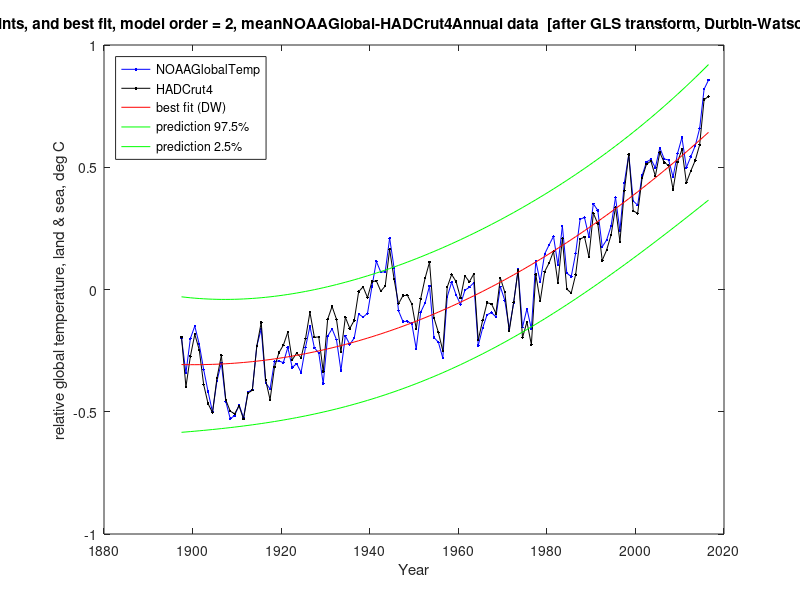

This chart was generated by the following MATLAB code:
%%%%%%%%%%%%%%%%%%%%%%%%%%%%%%%%%%%%%%%%%%%%%%%%%%%%%%%%%%%%%%%%%%%%%%%%%%%%%%%%%%%%%%%%%%
% This program reads monthly global temperature anomaly data, then does OLS and GLS for  %
% linear (modelOrder=1: y = b0 + b1.t), quadratic (modelOrder=2: y = b0 + b1.t + b2.t^2) %
% and higher order polynomial trends, with 95% prediction intervals.                     %
% This code is for Matlab or Octave (no special libraries required).                     %
%%%%%%%%%%%%%%%%%%%%%%%%%%%%%%%%%%%%%%%%%%%%%%%%%%%%%%%%%%%%%%%%%%%%%%%%%%%%%%%%%%%%%%%%%%

usingOctave=false;

annualMeans=true;  % take annual means, otherwise monthly

modelOrder=2;      % regression model order (max 9 with this code, but 6 is max for inv(X'X) with Cape Grim data)

plotACF=false;     % plot autocorrelation function of OLS residuals?

plotBestFit=3;     % plot best fit with CI of mean response and PI: 0=no, 1=OLS, 2=ACF, 3=DW, 4=ML, 5=TADW, 6=DW-TADW extrapolated

predictYears=0;    % extend plotting (whole number of years)


% first 3 columns of both datasets are year, month, anomaly (K)

% NOAAGlobalTemp .asc file of the same name but '   ' replaced with ',' to make it csv
TempAnomData1=csvread('aravg.mon.land_ocean.90S.90N.v4.0.1.201704.csv');

% HADCrut4 .txt file of the same name but '   ' and '/' replaced with ',' to make it csv
TempAnomData2=csvread('HadCRUT.4.5.0.0.monthly_ns_avg.csv');

dataName='meanNOAAGlobal-HADCrut4';

[n1,~]=size(TempAnomData1);
[n2,~]=size(TempAnomData2);

%%%%%%%%%%%%%%%%%%%%%
% Assemble the data %
%%%%%%%%%%%%%%%%%%%%%
% synchronise the two datasets
m1=0;
m2=0;
tYear1=TempAnomData1(m1+1,1)+(TempAnomData1(m1+1,2)-0.5)/12;
tYear2=TempAnomData2(m2+1,1)+(TempAnomData2(m2+1,2)-0.5)/12;
while tYear1>tYear2
    m2=m2+1;
    tYear2=TempAnomData2(m2+1,1)+(TempAnomData2(m2+1,2)-0.5)/12;
end
while tYear2>tYear1
    m1=m1+1;
    tYear1=TempAnomData1(m1+1,1)+(TempAnomData1(m1+1,2)-0.5)/12;
end
if n1-m1>n2-m2
    n=n2-m2;
else
    n=n1-m1;
end
    t=0;
    x=0;
    y1=0;
    y2=0;
    m=0;
    for i=1:n
        tYear1=TempAnomData1(i+m1,1)+(TempAnomData1(i+m1,2)-0.5)/12;
        tYear2=TempAnomData2(i+m2,1)+(TempAnomData2(i+m2,2)-0.5)/12;
        if abs(tYear1-tYear2)>0.001
            disp(['Time mismatch at ',num2str(tYear1),', ',num2str(tYear2)]);
            if usingOctave
                fflush(stdout);
            end
        end
        tYear=(tYear1+tYear2)/2;
        % analyse the 120 years 1897-2016
        if tYear>1897 && tYear<2017
            if annualMeans
                if TempAnomData1(i+m1,2)==1
                    m=m+1;
                    t(m)=TempAnomData1(i+m1,1)+0.5;
                    x(m,1)=1;
                    if modelOrder>0
                        x(m,2)=t(m);
                    end
                    y1(m,1)=TempAnomData1(i+m1,3)/12;
                    y2(m,1)=TempAnomData2(i+m2,3)/12;
                else
                    y1(m,1)=y1(m,1)+TempAnomData1(i+m1,3)/12;
                    y2(m,1)=y2(m,1)+TempAnomData2(i+m2,3)/12;
                end
            else
                predictYears=0; % prediction not implemented for monthly
                m=m+1;
                t(m)=tYear;
                x(m,1)=1;
                if modelOrder>0
                    x(m,2)=t(m);
                end
                y1(m,1)=TempAnomData1(i+m1,3);
                y2(m,1)=TempAnomData2(i+m2,3);
            end
        end
    end
    % adjust each dataset for zero mean y
    meanY1=mean(y1);
    meanY2=mean(y2);
    y1=y1-meanY1;
    y2=y2-meanY2;
    y=(y1+y2)/2;
    % adjust to zero mean time over the period analysed
    [n,~]=size(x);
    means=mean(x);
    meanT=means(2);
    if modelOrder>0
        for i=1:n
            x(i,2)=x(i,2)-meanT;
            if modelOrder>1
                for j=2:modelOrder
                    x(i,j+1)=x(i,2)^j;
                end
            end
        end
    end

[n,k1]=size(x); % k1 = k + 1 = no. of variables + intercept
k=k1-1;

disp('=========================================================================');
if annualMeans
    disp([dataName,' Annual Mean of Monthly Temperature Anomaly Data ',num2str(floor(t(1))),'-',num2str(floor(t(n)))]);
    dataName=[dataName,'Annual'];
else
    disp([dataName,' Monthly Temperature Anomaly Data ',num2str(floor(t(1))),'-',num2str(floor(t(n)))]);
    dataName=[dataName,'Monthly'];
end
disp('=========================================================================');

% expanded t() and x() for prediction
tp=t;
xp=x;
if predictYears>0
    for i=n+1:n+predictYears
        tp(i)=tp(i-1)+1;
        xp(i,1)=1;
        if modelOrder>0
            xp(i,2)=tp(i)-meanT;
            for j=2:modelOrder
                xp(i,j+1)=xp(i,2)^j;
            end
        end
    end
end
 
% A for SSRFD = z'A.z (see Durbin-Watson II 1951)
A=2*eye(n);
A(1,1)=1;
A(n,n)=1;
for i=2:n
    A(i-1,i)=-1;
    A(i,i-1)=-1;
end

% calculate dx = Xi - Xmean, for plotting prediction interval
meanX=mean(x);
meanX(1,1)=0; % except dx(intercept) = 1
dx=meanX*0;
for i=1:n
    dx(i,:)=x(i,:)-meanX;
end
dxp=dx;
if predictYears>0
    for i=n+1:n+predictYears
        dxp(i,:)=xp(i,:)-meanX;
    end
end


%%%%%%%%%%%%%%%%%%%%%%%%%%%%%%%%%%%%%
% OLS calculation by matrix algebra %
%%%%%%%%%%%%%%%%%%%%%%%%%%%%%%%%%%%%%
varName(1,:)='(Intercept)';
if modelOrder>0
    varName(2,:)='year - mean';
end
if modelOrder>1
    for j=2:modelOrder
        varName(j+1,:)=['(yr-mean)^',num2str(j)];
    end
end
disp('OLS calculation by matrix algebra:');
invXdX=inv(transpose(x)*x);
betaOLS=invXdX*transpose(x)*y;
residuals=y-x*betaOLS;

SSR=transpose(residuals)*residuals;
residStdErrOLS=sqrt(transpose(residuals)*residuals/(n-k1));
stdErrorOLS=0;
tValue=0;
for m=1:k1
    stdErrorOLS(m,1)=residStdErrOLS*sqrt(invXdX(m,m));
    tValue(m,1)=betaOLS(m,1)/stdErrorOLS(m,1);
end
disp('                 Estimate     Std. Error    t value    Pr(>|t|)');
for m=1:k1
    fprintf('%s  %12.6f  %12.6f  %9.3f  %12.6f\n',varName(m,:),betaOLS(m,1),stdErrorOLS(m,1),tValue(m,1),2*(1-tcdf(abs(tValue(m,1)),n-k-1)));
end
rmsError=sqrt((transpose(residuals)*residuals)/n);
disp(['Residual standard error: ',num2str(residStdErrOLS),' on ',num2str(n-k-1),' Deg.Fr.  RMS error: ',num2str(rmsError)]);




%%%%%%%%%%%%%%%%%%%%%%%%%%%%%%%%%%%%%%%%%%%%%%%%%%%%%%
% Calculate and plot sample autocorrelation function %
%%%%%%%%%%%%%%%%%%%%%%%%%%%%%%%%%%%%%%%%%%%%%%%%%%%%%%
% sample autocorrelation function (provided in MatLab but not Octave)
Ymean=mean(residuals);
R=0;
Rall=0;
Lag=0;
zeroLine=0;
CIu=0;
CIl=0;
denom=0;
for i=1:n
    denom=denom+(residuals(i)-Ymean)^2;
end
RkSS=0;
for ka=0:n-1 %20
    numer=0;
    for na=1:n-ka
        numer=numer+(residuals(na)-Ymean)*(residuals(na+ka)-Ymean);
    end
    Rall(ka+1,1)=numer/denom;
    if ka<21
        R(ka+1,1)=numer/denom;
        Lag(ka+1)=ka;
        zeroLine(ka+1)=0;
        CIu(ka+1)=1.96/sqrt(n);
        CIl(ka+1)=-1.96/sqrt(n);
    end
    if ka>0
        RkSS=RkSS+Rall(ka+1,1)^2;
    end
end
if plotACF
    plot(Lag,R,'.-b',Lag,zeroLine,'-g',Lag,CIu,'-r',Lag,CIl,'-r');
    axis([0 20 -0.4 1]);
    xlabel('Lag');
    ylabel('Sample Autocorrelation');
    grid('on');
    title(['Cape Grim CO_2 annual data, ACF of order ',num2str(modelOrder),' model residuals']);
    csvwrite([dataName,'Order',num2str(modelOrder),'polynomialOLStrendACF.csv'],R);
end

SSR=transpose(residuals)*residuals;
SSRFD=0;
for i=2:n
    SSRFD=SSRFD+(residuals(i)-residuals(i-1))^2;
end
d=SSRFD/SSR;

% work out confidence limits of d
p=trace(A)-trace(transpose(x)*A*x*invXdX);
Ed=p/(n-k-1); % mean of d (exact)
q=trace(A*A)-2*trace(transpose(x)*A*A*x*invXdX)+trace((transpose(x)*A*x*invXdX)^2);
Vd=2*(q-p*Ed)/((n-k-1)*(n-k+1)); % variance of d (exact)
% approximate distribution of d by a beta disbn with same mean & variance (Durbin-Watson II 1951, III 1971)
ab=Ed*(4-Ed)/Vd-1;
a=ab*Ed/4;
b=ab-a;
d025=4*betainv(0.025,a,b);
d975=4*betainv(0.975,a,b);

if d<d025 || d>d975
    disp(['OLS residual Durbin-Watson: ',num2str(d),' [correl. error or bad model: Pr(>|d-',num2str(Ed,3),'|): ',num2str(1-2*abs(betacdf(d/4,a,b)-0.5)),']']);
else
    disp(['OLS residual Durbin-Watson: ',num2str(d),' [good: Pr(>|d-',num2str(Ed,3),'|): ',num2str(1-2*abs(betacdf(d/4,a,b)-0.5)),']']);

    bestFitUnEq=xp*betaOLS;
    tValue1=tinv(0.975,n-k-1);
    tValue2=tinv(1-0.025*(1-2*abs(betacdf(d/4,a,b)-0.5)),n-k-1);
    % predInt is prediction interval based on regression coeff std errors
    predInt=0;
    for i=1:n+predictYears
        predInt(i,1)=residStdErrOLS^2;
        for m=1:k1
            predInt(i,1)=predInt(i,1)+(stdErrorOLS(m,1)*dxp(i,m))^2;
        end
        predInt(i,1)=tValue1*sqrt(predInt(i,1));
    end
    if predictYears>0
        disp(['prediction for ',num2str(tp(n+predictYears)),': ',num2str(bestFitUnEq(n+predictYears,1)),' deg; 95% prediction interval: ',num2str(bestFitUnEq(n+predictYears,1)-predInt(n+predictYears,1)),', ',num2str(bestFitUnEq(n+predictYears,1)+predInt(n+predictYears,1))]);
    end

    if plotBestFit==1
        outsideIP=0;
        for i=1:n/2
            if y1(i,1)>bestFitUnEq(i,1)+predInt(i,1) || y1(i,1)<bestFitUnEq(i,1)-predInt(i,1)
                outsideIP=outsideIP+1;
            end
            if y2(i,1)>bestFitUnEq(i,1)+predInt(i,1) || y2(i,1)<bestFitUnEq(i,1)-predInt(i,1)
                outsideIP=outsideIP+1;
            end
        end
        plot(t,y1,'b.-',t,y2,'k.-','b.-',tp,bestFitUnEq,'r-',tp,bestFitUnEq+predInt,'g-',tp,bestFitUnEq-predInt,'g-');
        legend('NOAAGlobalTemp','HADCrut4','best fit (OLS)','prediction 97.5%','prediction 2.5%','Location','northwest');
        %title([num2str(n),' measured data points, and best fit, model order = ',num2str(modelOrder),', ',dataName,' data  [OLS residuals, Durbin-Watson: ',num2str(d),', good: Pr(>|d-',num2str(Ed,3),'|): ',num2str(1-2*abs(betacdf(d/4,a,b)-0.5)),']']);
        title([num2str(n),' measured data points, and best fit, model order = ',num2str(modelOrder),', ',dataName,' data  [OLS residuals, Durbin-Watson: ',num2str(d),', [',num2str(100*outsideIP/n),'% ouside IP]']);
        xlabel('Year');
        ylabel('relative global temperature, land & sea, deg C');
        % output to csv
        CSVoutput=0;
        for i=1:n+predictYears
            CSVoutput(i,1)=tp(i);                         % year AD
            if i>n
                CSVoutput(i,2)=NaN;
                CSVoutput(i,3)=NaN;
            else
                CSVoutput(i,2)=y1(i,1);                    % observed data
                CSVoutput(i,3)=y2(i,1);
            end
            CSVoutput(i,4)=bestFitUnEq(i,1);               % predicted value
            CSVoutput(i,5)=bestFitUnEq(i,1)+predInt(i,1); % upper prediction interval
            CSVoutput(i,6)=bestFitUnEq(i,1)-predInt(i,1); % lower prediction interval
        end
        csvwrite([dataName,'Order',num2str(modelOrder),'polynomialTrendOLS.csv'],CSVoutput);
    end

end

rho=R(2,1); % for GLS

disp('-------------------------------------------------------------------------');

if usingOctave
    fflush(stdout);
end

%%%%%%%%%%%%%%%%%%%%%%%%%%%%%%%%%%%%%%%%%%%%
% Sb scaling (similar Bartlett 1935 method %
%%%%%%%%%%%%%%%%%%%%%%%%%%%%%%%%%%%%%%%%%%%%
scaling=sqrt((1+rho)/(1-rho));
disp(['Regression coeff std errors scaled by sqrt[(1+r1)/(1-r1)] = ',num2str(scaling)]);
stdErrorScaled=0;
tValue=0;
for m=1:k1
    stdErrorScaled(m,1)=scaling*residStdErrOLS*sqrt(invXdX(m,m));
    tValue(m,1)=betaOLS(m,1)/stdErrorScaled(m,1);
end
disp('                 Estimate     Std. Error    t value    Pr(>|t|)');
for m=1:k1
    fprintf('%s  %12.6f  %12.6f  %9.3f  %12.6f\n',varName(m,:),betaOLS(m,1),stdErrorScaled(m,1),tValue(m,1),2*(1-tcdf(abs(tValue(m,1)),n-k-1)));
end
disp(['Residual standard error: ',num2str(residStdErrOLS),' on ',num2str(n-k-1),' Deg.Fr.  RMS error: ',num2str(rmsError)]);
disp('No transformed model Durbin-Watson test available as this method uses OLS');

disp('-------------------------------------------------------------------------');


%%%%%%%%%%%%%%%%%%%%%%%%%%%%%%%%%%%%%
% GLS calculation by matrix algebra %
%%%%%%%%%%%%%%%%%%%%%%%%%%%%%%%%%%%%%
disp(['GLS using ACF lag 1 for AR1 rho = ',num2str(rho),' (lag 2, 3: ',num2str(R(3,1)),', ',num2str(R(4,1)),')']);

% Conventional GLS for AR1 process, but calculate Sinv directly:
% initialise Sinv with diagonal elements = (1+rho^2)/(1-rho^2)
Sinv=eye(n)*(1+rho*rho)/(1-rho*rho);
% change the two corner elements to 1/(1-rho^2)
Sinv(1,1)=1/(1-rho*rho);
Sinv(n,n)=1/(1-rho*rho);
% now fill in the super and sub diagonal elements as -rho/(1-rho^2)
for i=1:n-1
    Sinv(i,i+1)=-rho/(1-rho*rho);
    Sinv(i+1,i)=-rho/(1-rho*rho);
end
% Note that with the above formulation of Sinv, all diagonal elements of inv(Sinv) = 1.

invXdSiX=inv(transpose(x)*Sinv*x);
betaGLSacf=invXdSiX*transpose(x)*Sinv*y;
residualsGLS=y-x*betaGLSacf;
residStdErrACF=sqrt(transpose(residualsGLS)*Sinv*residualsGLS/(n-k1));
stdErrorACF=0;
tValue=0;
for m=1:k1
    stdErrorACF(m,1)=residStdErrACF*sqrt(invXdSiX(m,m));
    tValue(m,1)=betaGLSacf(m,1)/stdErrorACF(m,1);
end
disp('                 Estimate     Std. Error    t value    Pr(>|t|)');
for m=1:k1
    fprintf('%s  %12.6f  %12.6f  %9.3f  %12.6f\n',varName(m,:),betaGLSacf(m,1),stdErrorACF(m,1),tValue(m,1),2*(1-tcdf(abs(tValue(m,1)),n-k-1)));
end
rmsError=sqrt((transpose(residualsGLS)*residualsGLS)/n);
disp(['Residual standard error: ',num2str(residStdErrACF),' on ',num2str(n-k-1),' Deg.Fr.  RMS error: ',num2str(rmsError)]);

bestFitACF=x*betaGLSacf;

P=Sinv^0.5;
residualsEq=P*residualsGLS;
SSReq=transpose(residualsEq)*residualsEq;
SSRFDeq=0;
for i=2:n
    SSRFDeq=SSRFDeq+(residualsEq(i)-residualsEq(i-1))^2;
end
d=SSRFDeq/SSReq;

% work out confidence limits of d
p=trace(A)-trace(transpose(x)*transpose(P)*A*P*x*invXdSiX);
Ed=p/(n-k-1); % mean of d (exact)
q=trace(A*A)-2*trace(transpose(x)*transpose(P)*A*A*P*x*invXdSiX)+trace((transpose(x)*transpose(P)*A*P*x*invXdSiX)^2);
Vd=2*(q-p*Ed)/((n-k-1)*(n-k+1)); % variance of d (exact)
% approximate distribution of d by a beta disbn with same mean & variance (Durbin-Watson II 1951, III 1971)
ab=Ed*(4-Ed)/Vd-1;
a=ab*Ed/4;
b=ab-a;
d025=4*betainv(0.025,a,b);
d975=4*betainv(0.975,a,b);

if d<d025 || d>d975
    disp(['Transformed residual Durbin-Watson: ',num2str(d),' [bad model or eq: Pr(>|d-',num2str(Ed,3),'|): ',num2str(1-2*abs(betacdf(d/4,a,b)-0.5)),']']);
else
    disp(['Transformed residual Durbin-Watson: ',num2str(d),'   [good: Pr(>|d-',num2str(Ed,3),'|): ',num2str(1-2*abs(betacdf(d/4,a,b)-0.5)),']']);

    bestFitACF=xp*betaGLSacf;
    tValue1=tinv(0.975,n-k-1);
    tValue2=tinv(1-0.025*(1-2*abs(betacdf(d/4,a,b)-0.5)),n-k-1);
        % predInt is prediction interval based on regression coeff std errors
    predInt=0;
    for i=1:n+predictYears
        predInt(i,1)=residStdErrACF^2;
        for m=1:k1
            predInt(i,1)=predInt(i,1)+(stdErrorACF(m,1)*dxp(i,m))^2;
        end
        predInt(i,1)=tValue1*sqrt(predInt(i,1));
    end
    if predictYears>0
        disp(['prediction for ',num2str(tp(n+predictYears)),': ',num2str(bestFitACF(n+predictYears,1)),' deg; 95% prediction interval: ',num2str(bestFitACF(n+predictYears,1)-predInt(n+predictYears,1)),', ',num2str(bestFitACF(n+predictYears,1)+predInt(n+predictYears,1))]);
    end

    if plotBestFit==2
        outsideIP=0;
        for i=1:n/2
            if y1(i,1)>bestFitACF(i,1)+predInt(i,1) || y1(i,1)<bestFitACF(i,1)-predInt(i,1)
                outsideIP=outsideIP+1;
            end
            if y2(i,1)>bestFitACF(i,1)+predInt(i,1) || y2(i,1)<bestFitACF(i,1)-predInt(i,1)
                outsideIP=outsideIP+1;
            end
        end
        plot(t,y1,'b.-',t,y2,'k.-',tp,bestFitACF,'r-',tp,bestFitACF+predInt,'g-',tp,bestFitACF-predInt,'g-');
        legend('NOAAGlobalTemp','HADCrut4','best fit (ACF)','prediction 97.5%','prediction 2.5%','Location','northwest');
        %title([num2str(n),' measured data points, and best fit, model order = ',num2str(modelOrder),', ',dataName,' data  [after GLS transform, Durbin-Watson: ',num2str(d),', good: Pr(>|d-',num2str(Ed,3),'|): ',num2str(1-2*abs(betacdf(d/4,a,b)-0.5)),']']);
        title([num2str(n),' measured data points, and best fit, model order = ',num2str(modelOrder),', ',dataName,' data  [after GLS transform, Durbin-Watson: ',num2str(d),', [',num2str(100*outsideIP/n),'% ouside IP]']);
        xlabel('Year');
        ylabel('relative global temperature, land & sea, deg C');
        % output to csv
        CSVoutput=0;
        for i=1:n+predictYears
            CSVoutput(i,1)=tp(i);                         % year AD
            if i>n
                CSVoutput(i,2)=NaN;
                CSVoutput(i,3)=NaN;
            else
                CSVoutput(i,2)=y1(i,1);                    % observed data
                CSVoutput(i,3)=y2(i,1);
            end
            CSVoutput(i,4)=bestFitACF(i,1);               % predicted value
            CSVoutput(i,5)=bestFitACF(i,1)+predInt(i,1); % upper prediction interval
            CSVoutput(i,6)=bestFitACF(i,1)-predInt(i,1); % lower prediction interval
        end
        csvwrite([dataName,'Order',num2str(modelOrder),'polynomialTrendACF.csv'],CSVoutput);
    end
        
end


disp('-------------------------------------------------------------------------');

if usingOctave
    fflush(stdout);
end


%%%%%%%%%%%%%%%%%%%%%%%%%%%%%%%%%%%%%%%%%%%%%%%%%%%%%%%%%%%%%%%%%%%%%%%%%
% Calculate Durbin-Watson Statistic, rho estimate and improved estimate %
%%%%%%%%%%%%%%%%%%%%%%%%%%%%%%%%%%%%%%%%%%%%%%%%%%%%%%%%%%%%%%%%%%%%%%%%%
SSRFD=0;
for i=2:n
    SSRFD=SSRFD+(residuals(i)-residuals(i-1))^2;
end
dw=SSRFD/SSR;

% rho from Durbin-Watson
rhoDW=1-0.5*dw;

% Thiel-Nagar (1961) estimate of rho
%rhoTN=((n^2)*(1-0.5*dw)+k1^2)/(n^2-k1^2);

% simple unbiased
%rhoUB=1-0.5*dw*(1+1/n);

%%%%%%%%%%%%%%%%%%%%%%%%%%%%%%%%%%%%%
% GLS calculation by matrix algebra %
%%%%%%%%%%%%%%%%%%%%%%%%%%%%%%%%%%%%%
rho=rhoDW;
disp(['GLS using Durbin-Watson for AR1 rho = 1-d/2 = ',num2str(rho)]);
%disp(['GLS using Durbin-Watson for AR1 rho = ',num2str(rho),' (c.f. Thiel-Nagar: ',num2str(rhoTN),')']);
Sinv=eye(n)*(1+rho*rho)/(1-rho*rho);
Sinv(1,1)=1/(1-rho*rho);
Sinv(n,n)=1/(1-rho*rho);
for i=1:n-1
    Sinv(i,i+1)=-rho/(1-rho*rho);
    Sinv(i+1,i)=-rho/(1-rho*rho);
end
invXdSiX=inv(transpose(x)*Sinv*x);
betaGLSdw=invXdSiX*transpose(x)*Sinv*y;
residualsGLS=y-x*betaGLSdw;
residStdErrDW=sqrt(transpose(residualsGLS)*Sinv*residualsGLS/(n-k1));
stdErrorDW=0;
tValue=0;
for m=1:k1
    stdErrorDW(m,1)=residStdErrDW*sqrt(invXdSiX(m,m));
    tValue(m,1)=betaGLSdw(m,1)/stdErrorDW(m,1);
end
disp('                 Estimate     Std. Error    t value    Pr(>|t|)');
for m=1:k1
    fprintf('%s  %12.6f  %12.6f  %9.3f  %12.6f\n',varName(m,:),betaGLSdw(m,1),stdErrorDW(m,1),tValue(m,1),2*(1-tcdf(abs(tValue(m,1)),n-k-1)));
end
rmsError=sqrt((transpose(residualsGLS)*residualsGLS)/n);
disp(['Residual standard error: ',num2str(residStdErrDW),' on ',num2str(n-k-1),' Deg.Fr.  RMS error: ',num2str(rmsError)]);

P=Sinv^0.5;
residualsEq=P*residualsGLS;
SSReq=transpose(residualsEq)*residualsEq;
SSRFDeq=0;
for i=2:n
    SSRFDeq=SSRFDeq+(residualsEq(i)-residualsEq(i-1))^2;
end
d=SSRFDeq/SSReq;

% work out confidence limits of d
p=trace(A)-trace(transpose(x)*transpose(P)*A*P*x*invXdSiX);
Ed=p/(n-k-1); % mean of d (exact)
q=trace(A*A)-2*trace(transpose(x)*transpose(P)*A*A*P*x*invXdSiX)+trace((transpose(x)*transpose(P)*A*P*x*invXdSiX)^2);
Vd=2*(q-p*Ed)/((n-k-1)*(n-k+1)); % variance of d (exact)
% approximate distribution of d by a beta disbn with same mean & variance (Durbin-Watson II 1951, III 1971)
ab=Ed*(4-Ed)/Vd-1;
a=ab*Ed/4;
b=ab-a;
d025=4*betainv(0.025,a,b);
d975=4*betainv(0.975,a,b);

if d<d025 || d>d975
    disp(['Transformed residual Durbin-Watson: ',num2str(d),' [bad model or eq: Pr(>|d-',num2str(Ed,3),'|): ',num2str(1-2*abs(betacdf(d/4,a,b)-0.5)),']']);
else
    disp(['Transformed residual Durbin-Watson: ',num2str(d),'   [good: Pr(>|d-',num2str(Ed,3),'|): ',num2str(1-2*abs(betacdf(d/4,a,b)-0.5)),']']);

    bestFitDW=xp*betaGLSdw;
    tValue1=tinv(0.975,n-k-1);
    tValue2=tinv(1-0.025*(1-2*abs(betacdf(d/4,a,b)-0.5)),n-k-1);
        % predInt is prediction interval based on regression coeff std errors
    predInt=0;
    for i=1:n+predictYears
        predInt(i,1)=residStdErrDW^2;
        for m=1:k1
            predInt(i,1)=predInt(i,1)+(stdErrorDW(m,1)*dxp(i,m))^2;
        end
        predInt(i,1)=tValue1*sqrt(predInt(i,1));
    end
    if predictYears>0
        disp(['prediction for ',num2str(tp(n+predictYears)),': ',num2str(bestFitDW(n+predictYears,1)),' deg; 95% prediction interval: ',num2str(bestFitDW(n+predictYears,1)-predInt(n+predictYears,1)),', ',num2str(bestFitDW(n+predictYears,1)+predInt(n+predictYears,1))]);
    end

    if plotBestFit==3
        outsideIP=0;
        for i=1:n/2
            if y1(i,1)>bestFitDW(i,1)+predInt(i,1) || y1(i,1)<bestFitDW(i,1)-predInt(i,1)
                outsideIP=outsideIP+1;
            end
            if y2(i,1)>bestFitDW(i,1)+predInt(i,1) || y2(i,1)<bestFitDW(i,1)-predInt(i,1)
                outsideIP=outsideIP+1;
            end
        end
        plot(t,y1,'b.-',t,y2,'k.-',tp,bestFitDW,'r-',tp,bestFitDW+predInt,'g-',tp,bestFitDW-predInt,'g-');
        legend('NOAAGlobalTemp','HADCrut4','best fit (DW)','prediction 97.5%','prediction 2.5%','Location','northwest');
        %title([num2str(n),' measured data points, and best fit, model order = ',num2str(modelOrder),', ',dataName,' data  [after GLS transform, Durbin-Watson: ',num2str(d),', good: Pr(>|d-',num2str(Ed,3),'|): ',num2str(1-2*abs(betacdf(d/4,a,b)-0.5)),']']);
        title([num2str(n),' measured data points, and best fit, model order = ',num2str(modelOrder),', ',dataName,' data  [after GLS transform, Durbin-Watson: ',num2str(d),', [',num2str(100*outsideIP/n),'% ouside IP]']);
        xlabel('Year');
        ylabel('relative global temperature, land & sea, deg C');
        % output to csv
        CSVoutput=0;
        for i=1:n+predictYears
            CSVoutput(i,1)=tp(i);                         % year AD
            if i>n
                CSVoutput(i,2)=NaN;
                CSVoutput(i,3)=NaN;
            else
                CSVoutput(i,2)=y1(i,1);                    % observed data
                CSVoutput(i,3)=y2(i,1);
            end
            CSVoutput(i,4)=bestFitDW(i,1);               % predicted value
            CSVoutput(i,5)=bestFitDW(i,1)+predInt(i,1); % upper prediction interval
            CSVoutput(i,6)=bestFitDW(i,1)-predInt(i,1); % lower prediction interval
        end
        csvwrite([dataName,'Order',num2str(modelOrder),'polynomialTrendDW.csv'],CSVoutput);
    end
        
end

disp('-------------------------------------------------------------------------');

if usingOctave
    fflush(stdout);
end


        %%%%%%%%%%%%%%%%%%%%%%%%%%%%%%%%%%%%%%%%%%%%%%%%%%%%%%%%%%
        % max likelihood estimate (Shumway 4th ed eq 3.116 p118) %
        %%%%%%%%%%%%%%%%%%%%%%%%%%%%%%%%%%%%%%%%%%%%%%%%%%%%%%%%%%
        x1=0;
        for na=1:n-1
            x1=x1+residuals(na);
        end
        x1=x1/(n-1);
        x2=0;
        for na=2:n
            x2=x2+residuals(na);
        end
        x2=x2/(n-1);
        
        denom=0;
        for i=2:n
            denom=denom+(residuals(i-1)-x1)^2;
        end
        numer=0;
        for i=2:n
            numer=numer+(residuals(i)-x2)*(residuals(i-1)-x1);
        end
        rhoi=numer/denom;
    
        notConverged=true;
    
        while notConverged
        
            Sinv=eye(n)*(1+rhoi*rhoi)/(1-rhoi*rhoi);
            Sinv(1,1)=1/(1-rhoi*rhoi);
            Sinv(n,n)=1/(1-rhoi*rhoi);
            for i=1:n-1
                Sinv(i,i+1)=-rhoi/(1-rhoi*rhoi);
                Sinv(i+1,i)=-rhoi/(1-rhoi*rhoi);
            end
            betaGLSi=inv(transpose(x)*Sinv*x)*transpose(x)*Sinv*y;
            residualsGLSi=y-x*betaGLSi;
        
            % max likelihood estimate (Shumway 4th ed eq 3.116 p118)
            
            x1=0;
            for na=1:n-1
                x1=x1+residualsGLSi(na);
            end
            x1=x1/(n-1);
            x2=0;
            for na=2:n
                x2=x2+residualsGLSi(na);
            end
            x2=x2/(n-1);
            
            denom=0;
            for i=2:n
                denom=denom+(residualsGLSi(i)-x1)^2;
            end
            numer=0;
            for na=2:n
                numer=numer+(residualsGLSi(na)-x2)*(residualsGLSi(na-1)-x1);
            end
            rhon=numer/denom;
    
            if abs(rhoi-rhon)<0.000001
                notConverged=false;
            end
        
            rhoi=rhon;
        
        end
        
        rhoMLE=rhoi;


        
%%%%%%%%%%%%%%%%%%%%%%%%%%%%%%%%%%%%%
% GLS calculation by matrix algebra %
%%%%%%%%%%%%%%%%%%%%%%%%%%%%%%%%%%%%%
rho=rhoMLE;
disp(['GLS using maximum likelihood for AR1 rho = ',num2str(rho)]);
Sinv=eye(n)*(1+rho*rho)/(1-rho*rho);
Sinv(1,1)=1/(1-rho*rho);
Sinv(n,n)=1/(1-rho*rho);
for i=1:n-1
    Sinv(i,i+1)=-rho/(1-rho*rho);
    Sinv(i+1,i)=-rho/(1-rho*rho);
end
invXdSiX=inv(transpose(x)*Sinv*x);
betaGLSmle=invXdSiX*transpose(x)*Sinv*y;
residualsGLS=y-x*betaGLSmle;
residStdErrMLE=sqrt(transpose(residualsGLS)*Sinv*residualsGLS/(n-k1));
stdErrorMLE=0;
tValue=0;
for m=1:k1
    stdErrorMLE(m,1)=residStdErrMLE*sqrt(invXdSiX(m,m));
    tValue(m,1)=betaGLSmle(m,1)/stdErrorMLE(m,1);
end
disp('                 Estimate     Std. Error    t value    Pr(>|t|)');
for m=1:k1
    fprintf('%s  %12.6f  %12.6f  %9.3f  %12.6f\n',varName(m,:),betaGLSmle(m,1),stdErrorMLE(m,1),tValue(m,1),2*(1-tcdf(abs(tValue(m,1)),n-k-1)));
end
rmsError=sqrt((transpose(residualsGLS)*residualsGLS)/n);
disp(['Residual standard error: ',num2str(residStdErrMLE),' on ',num2str(n-k-1),' Deg.Fr.  RMS error: ',num2str(rmsError)]);


P=Sinv^0.5;
residualsEq=P*residualsGLS;
SSReq=transpose(residualsEq)*residualsEq;
SSRFDeq=0;
for i=2:n
    SSRFDeq=SSRFDeq+(residualsEq(i)-residualsEq(i-1))^2;
end
d=SSRFDeq/SSReq;

% work out confidence limits of d
p=trace(A)-trace(transpose(x)*transpose(P)*A*P*x*invXdSiX);
Ed=p/(n-k-1); % mean of d (exact)
q=trace(A*A)-2*trace(transpose(x)*transpose(P)*A*A*P*x*invXdSiX)+trace((transpose(x)*transpose(P)*A*P*x*invXdSiX)^2);
Vd=2*(q-p*Ed)/((n-k-1)*(n-k+1)); % variance of d (exact)
% approximate distribution of d by a beta disbn with same mean & variance (Durbin-Watson II 1951, III 1971)
ab=Ed*(4-Ed)/Vd-1;
a=ab*Ed/4;
b=ab-a;
d025=4*betainv(0.025,a,b);
d975=4*betainv(0.975,a,b);

if d<d025 || d>d975
    disp(['Transformed residual Durbin-Watson: ',num2str(d),' [bad model or eq: Pr(>|d-',num2str(Ed,3),'|): ',num2str(1-2*abs(betacdf(d/4,a,b)-0.5)),']']);
else
    disp(['Transformed residual Durbin-Watson: ',num2str(d),'   [good: Pr(>|d-',num2str(Ed,3),'|): ',num2str(1-2*abs(betacdf(d/4,a,b)-0.5)),']']);

    bestFitMLE=xp*betaGLSmle;
    tValue1=tinv(0.975,n-k-1);
    tValue2=tinv(1-0.025*(1-2*abs(betacdf(d/4,a,b)-0.5)),n-k-1);
    % predInt is prediction interval based on regression coeff std errors
    predInt=0;
    for i=1:n+predictYears
        predInt(i,1)=residStdErrMLE^2;
        for m=1:k1
            predInt(i,1)=predInt(i,1)+(stdErrorMLE(m,1)*dxp(i,m))^2;
        end
        predInt(i,1)=tValue1*sqrt(predInt(i,1));
    end
    if predictYears>0
        disp(['prediction for ',num2str(tp(n+predictYears)),': ',num2str(bestFitMLE(n+predictYears,1)),' deg; 95% prediction interval: ',num2str(bestFitMLE(n+predictYears,1)-predInt(n+predictYears,1)),', ',num2str(bestFitMLE(n+predictYears,1)+predInt(n+predictYears,1))]);
    end

    if plotBestFit==4
        outsideIP=0;
        for i=1:n/2
            if y1(i,1)>bestFitMLE(i,1)+predInt(i,1) || y1(i,1)<bestFitMLE(i,1)-predInt(i,1)
                outsideIP=outsideIP+1;
            end
            if y2(i,1)>bestFitMLE(i,1)+predInt(i,1) || y2(i,1)<bestFitMLE(i,1)-predInt(i,1)
                outsideIP=outsideIP+1;
            end
        end
        plot(t,y1,'b.-',t,y2,'k.-',tp,bestFitMLE,'r-',tp,bestFitMLE+predInt,'g-',tp,bestFitMLE-predInt,'g-');
        legend('NOAAGlobalTemp','HADCrut4','best fit (MLE)','prediction 97.5%','prediction 2.5%','Location','northwest');
        %title([num2str(n),' measured data points, and best fit, model order = ',num2str(modelOrder),', ',dataName,' data  [after GLS transform, Durbin-Watson: ',num2str(d),', good: Pr(>|d-',num2str(Ed,3),'|): ',num2str(1-2*abs(betacdf(d/4,a,b)-0.5)),']']);
        title([num2str(n),' measured data points, and best fit, model order = ',num2str(modelOrder),', ',dataName,' data  [after GLS transform, Durbin-Watson: ',num2str(d),', [',num2str(100*outsideIP/n),'% ouside IP]']);
        xlabel('Year');
        ylabel('relative global temperature, land & sea, deg C');
        % output to csv
        CSVoutput=0;
        for i=1:n+predictYears
            CSVoutput(i,1)=tp(i);                         % year AD
            if i>n
                CSVoutput(i,2)=NaN;
                CSVoutput(i,3)=NaN;
            else
                CSVoutput(i,2)=y1(i,1);                    % observed data
                CSVoutput(i,3)=y2(i,1);
            end
            CSVoutput(i,4)=bestFitMLE(i,1);               % predicted value
            CSVoutput(i,5)=bestFitMLE(i,1)+predInt(i,1); % upper prediction interval
            CSVoutput(i,6)=bestFitMLE(i,1)-predInt(i,1); % lower prediction interval
        end
        csvwrite([dataName,'Order',num2str(modelOrder),'polynomialTrendMLE.csv'],CSVoutput);
    end
    
end


disp('-------------------------------------------------------------------------');


if usingOctave
    fflush(stdout);
end



%%%%%%%%%%%%%%%%%%%%%%%%%%%%%%%
% Tanh adjusted Durbin-Watson %
%%%%%%%%%%%%%%%%%%%%%%%%%%%%%%%
d=(transpose(residuals)*A*residuals)/(transpose(residuals)*residuals);
% mean Ed and variance Vd of d
invXdX=inv(transpose(x)*x);
p=trace(A)-trace(transpose(x)*A*x*invXdX);
Ed=p/(n-k-1); % mean of d (exact)
q=trace(A*A)-2*trace(transpose(x)*A*A*x*invXdX)+trace((transpose(x)*A*x*invXdX)^2);
Vd=2*(q-p*Ed)/((n-k-1)*(n-k+1)); % variance of d (exact)
atanhRho=(2/(n-k1-3))*sqrt((n-k1+3)/Vd)*(atanh(1-d/2)-atanh(1-Ed/2));
rho=real(tanh(atanhRho));
        
%%%%%%%%%%%%%%%%%%%%%%%%%%%%%%%%%%%%%
% GLS calculation by matrix algebra %
%%%%%%%%%%%%%%%%%%%%%%%%%%%%%%%%%%%%%
disp(['tanh adjusted Durbin-Watson, rho = ',num2str(rho)]);
Sinv=eye(n)*(1+rho*rho)/(1-rho*rho);
Sinv(1,1)=1/(1-rho*rho);
Sinv(n,n)=1/(1-rho*rho);
for i=1:n-1
    Sinv(i,i+1)=-rho/(1-rho*rho);
    Sinv(i+1,i)=-rho/(1-rho*rho);
end
invXdSiX=inv(transpose(x)*Sinv*x);
betaGLStadw=invXdSiX*transpose(x)*Sinv*y;
residualsGLS=y-x*betaGLStadw;
residStdErrTADW=sqrt(transpose(residualsGLS)*Sinv*residualsGLS/(n-k1));
stdErrorTADW=0;
tValue=0;
for m=1:k1
    stdErrorTADW(m,1)=residStdErrTADW*sqrt(invXdSiX(m,m));
    tValue(m,1)=betaGLStadw(m,1)/stdErrorTADW(m,1);
end
disp('                 Estimate     Std. Error    t value    Pr(>|t|)');
for m=1:k1
    fprintf('%s  %12.6f  %12.6f  %9.3f  %12.6f\n',varName(m,:),betaGLStadw(m,1),stdErrorTADW(m,1),tValue(m,1),2*(1-tcdf(abs(tValue(m,1)),n-k-1)));
end
rmsError=sqrt((transpose(residualsGLS)*residualsGLS)/n);
disp(['Residual standard error: ',num2str(residStdErrTADW),' on ',num2str(n-k-1),' Deg.Fr.  RMS error: ',num2str(rmsError)]);

P=Sinv^0.5;
residualsEq=P*residualsGLS;
SSReq=transpose(residualsEq)*residualsEq;
SSRFDeq=0;
for i=2:n
    SSRFDeq=SSRFDeq+(residualsEq(i)-residualsEq(i-1))^2;
end
d=SSRFDeq/SSReq;

% work out confidence limits of d
p=trace(A)-trace(transpose(x)*transpose(P)*A*P*x*invXdSiX);
Ed=p/(n-k-1); % mean of d (exact)
q=trace(A*A)-2*trace(transpose(x)*transpose(P)*A*A*P*x*invXdSiX)+trace((transpose(x)*transpose(P)*A*P*x*invXdSiX)^2);
Vd=2*(q-p*Ed)/((n-k-1)*(n-k+1)); % variance of d (exact)
% approximate distribution of d by a beta disbn with same mean & variance (Durbin-Watson II 1951, III 1971)
ab=Ed*(4-Ed)/Vd-1;
a=ab*Ed/4;
b=ab-a;
d025=4*betainv(0.025,a,b);
d975=4*betainv(0.975,a,b);

if d<d025 || d>d975
    disp(['Transformed residual Durbin-Watson: ',num2str(d),' [bad model or eq: Pr(>|d-',num2str(Ed,3),'|): ',num2str(1-2*abs(betacdf(d/4,a,b)-0.5)),']']);
else
    disp(['Transformed residual Durbin-Watson: ',num2str(d),'   [good: Pr(>|d-',num2str(Ed,3),'|): ',num2str(1-2*abs(betacdf(d/4,a,b)-0.5)),']']);

    bestFitTADW=xp*betaGLStadw;
    tValue1=tinv(0.975,n-k-1);
    tValue2=tinv(1-0.025*(1-2*abs(betacdf(d/4,a,b)-0.5)),n-k-1);
        % predInt is prediction interval based on regression coeff std errors
    predInt=0;
    for i=1:n+predictYears
        predInt(i,1)=residStdErrTADW^2;
        for m=1:k1
            predInt(i,1)=predInt(i,1)+(stdErrorTADW(m,1)*dxp(i,m))^2;
        end
        predInt(i,1)=tValue1*sqrt(predInt(i,1));
    end
    if predictYears>0
        disp(['prediction for ',num2str(tp(n+predictYears)),': ',num2str(bestFitTADW(n+predictYears,1)),' deg; 95% prediction interval: ',num2str(bestFitTADW(n+predictYears,1)-predInt(n+predictYears,1)),', ',num2str(bestFitTADW(n+predictYears,1)+predInt(n+predictYears,1))]);
    end

    if plotBestFit==5
        outsideIP=0;
        for i=1:n/2
            if y1(i,1)>bestFitTADW(i,1)+predInt(i,1) || y1(i,1)<bestFitTADW(i,1)-predInt(i,1)
                outsideIP=outsideIP+1;
            end
            if y2(i,1)>bestFitTADW(i,1)+predInt(i,1) || y2(i,1)<bestFitTADW(i,1)-predInt(i,1)
                outsideIP=outsideIP+1;
            end
        end
        plot(t,y1,'b.-',t,y2,'k.-',tp,bestFitTADW,'r-',tp,bestFitTADW+predInt,'g-',tp,bestFitTADW-predInt,'g-');
        legend('NOAAGlobalTemp','HADCrut4','best fit (TADW)','prediction 97.5%','prediction 2.5%','Location','northwest');
        %title([num2str(n),' measured data points, and best fit, model order = ',num2str(modelOrder),', ',dataName,' data  [after GLS transform, Durbin-Watson: ',num2str(d),', good: Pr(>|d-',num2str(Ed,3),'|): ',num2str(1-2*abs(betacdf(d/4,a,b)-0.5)),']']);
        title([num2str(n),' measured data points, and best fit, model order = ',num2str(modelOrder),', ',dataName,' data  [after GLS transform, Durbin-Watson: ',num2str(d),', [',num2str(100*outsideIP/n),'% ouside IP]']);
        xlabel('Year');
        ylabel('relative global temperature, land & sea, deg C');
        % output to csv
        CSVoutput=0;
        for i=1:n+predictYears
            CSVoutput(i,1)=tp(i);                         % year AD
            if i>n
                CSVoutput(i,2)=NaN;
                CSVoutput(i,3)=NaN;
            else
                CSVoutput(i,2)=y1(i,1);                    % observed data
                CSVoutput(i,3)=y2(i,1);
            end
            CSVoutput(i,4)=bestFitTADW(i,1);               % predicted value
            CSVoutput(i,5)=bestFitTADW(i,1)+predInt(i,1); % upper prediction interval
            CSVoutput(i,6)=bestFitTADW(i,1)-predInt(i,1); % lower prediction interval
        end
        csvwrite([dataName,'Order',num2str(modelOrder),'polynomialTrendTADW.csv'],CSVoutput);
    end
    
    
    
    %%%%%%%%%%%%%%%%%%%%%%%%%%%%%%%%%%%%%%%%%%%%%%%%
    % apply t and Sb extrapolation since d test ok %
    %%%%%%%%%%%%%%%%%%%%%%%%%%%%%%%%%%%%%%%%%%%%%%%%
    disp('----- Regression coeff std errors and t extrapolated: 2*TADW-DW -----');
    stdErrorExtrap=0;
    tValue=0;
    for m=1:k+1
        stdErrorExtrap(m,1)=2*stdErrorTADW(m,1)-stdErrorDW(m,1);
        tValue(m,1)=2*(betaGLStadw(m,1)/stdErrorTADW(m,1))-(betaGLSdw(m,1)/stdErrorDW(m,1));
    end
    disp('                 Estimate     Std. Error    t value    Pr(>|t|)');
    for m=1:k1
        fprintf('%s  %12.6f  %12.6f  %9.3f  %12.6f\n',varName(m,:),betaGLStadw(m,1),stdErrorExtrap(m,1),tValue(m,1),2*(1-tcdf(abs(tValue(m,1)),n-k-1)));
    end

    % predInt is prediction interval based on regression coeff std errors
    predInt=0;
    for i=1:n+predictYears
        predInt(i,1)=residStdErrTADW^2;
        for m=1:k1
            predInt(i,1)=predInt(i,1)+(stdErrorExtrap(m,1)*dxp(i,m))^2;
        end
        predInt(i,1)=tValue1*sqrt(predInt(i,1));
    end
    if predictYears>0
        disp(['prediction for ',num2str(tp(n+predictYears)),': ',num2str(bestFitTADW(n+predictYears,1)),' deg; 95% prediction interval: ',num2str(bestFitTADW(n+predictYears,1)-predInt(n+predictYears,1)),', ',num2str(bestFitTADW(n+predictYears,1)+predInt(n+predictYears,1))]);
    end

    if plotBestFit==6
        outsideIP=0;
        for i=1:n/2
            if y1(i,1)>bestFitTADW(i,1)+predInt(i,1) || y1(i,1)<bestFitTADW(i,1)-predInt(i,1)
                outsideIP=outsideIP+1;
            end
            if y2(i,1)>bestFitTADW(i,1)+predInt(i,1) || y2(i,1)<bestFitTADW(i,1)-predInt(i,1)
                outsideIP=outsideIP+1;
            end
        end
        plot(t,y1,'b.-',t,y2,'k.-',tp,bestFitTADW,'r-',tp,bestFitTADW+predInt,'g-',tp,bestFitTADW-predInt,'g-');
        legend('NOAAGlobalTemp','HADCrut4','best fit (DW-TADW extrap)','prediction 97.5%','prediction 2.5%','Location','northwest');
        %title([num2str(n),' measured data points, and best fit, model order = ',num2str(modelOrder),', ',dataName,' data  [after GLS transform, Durbin-Watson: ',num2str(d),', good: Pr(>|d-',num2str(Ed,3),'|): ',num2str(1-2*abs(betacdf(d/4,a,b)-0.5)),']']);
        title([num2str(n),' measured data points, and best fit, model order = ',num2str(modelOrder),', ',dataName,' data  [after GLS transform, Durbin-Watson: ',num2str(d),', [',num2str(100*outsideIP/n),'% ouside IP]']);
        xlabel('Year');
        ylabel('relative global temperature, land & sea, deg C');
        % output to csv
        CSVoutput=0;
        for i=1:n+predictYears
            CSVoutput(i,1)=tp(i);                         % year AD
            if i>n
                CSVoutput(i,2)=NaN;
                CSVoutput(i,3)=NaN;
            else
                CSVoutput(i,2)=y1(i,1);                    % observed data
                CSVoutput(i,3)=y2(i,1);
            end
            CSVoutput(i,4)=bestFitTADW(i,1);               % predicted value
            CSVoutput(i,5)=bestFitTADW(i,1)+predInt(i,1); % upper prediction interval
            CSVoutput(i,6)=bestFitTADW(i,1)-predInt(i,1); % lower prediction interval
        end
        csvwrite([dataName,'Order',num2str(modelOrder),'polynomialTrendDWTADWextrap.csv'],CSVoutput);
    end

end

disp('=========================================================================');

